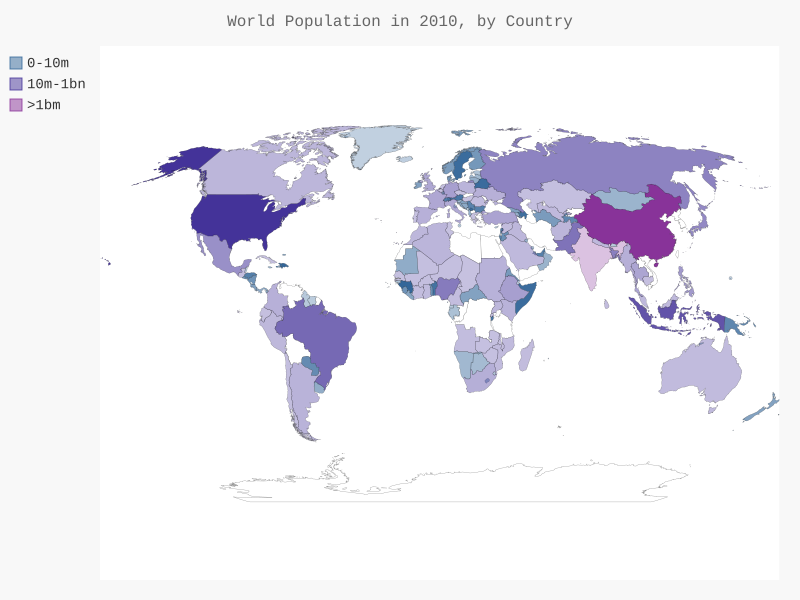

The Python source for this figure:
#! python3
# -*- coding:utf-8 -*-
import json
from country_codes import get_country_code
from pygal.maps.world import World
from pygal.style import LightColorizedStyle as LCS, RotateStyle as RS

# 将数据加载到一个列表中
filename = 'population_data.json'
with open(filename) as f:
    pop_data = json.load(f)

# 创建一个包含世界人口数的字典
cc_populations = {}
for pop_dict in pop_data:
    if pop_dict['Year'] == '2010':
        country_name = pop_dict['Country Name']
        population = int(float(pop_dict['Value']))

        code = get_country_code(country_name)
        if code:
            cc_populations[code] = population

# 根据人口数分三组
cc_pops_1, cc_pops_2, cc_pops_3 = {}, {}, {}
for cc, pop in cc_populations.items():
    if pop < 10000000:
        cc_pops_1[cc] = pop
    elif pop < 1000000000:
        cc_pops_2[cc] = pop
    else:
        cc_pops_3[cc] = pop

# 统计每个分组的国家数
print('分组信息为：', len(cc_pops_1), len(cc_pops_2), len(cc_pops_3))

wm_style = RS('#336699', base_style=LCS)
wm = World(style = wm_style)
wm.title = 'World Population in 2010, by Country'


wm.add('0-10m', cc_pops_1)
wm.add('10m-1bn', cc_pops_2)
wm.add('>1bm', cc_pops_3)

wm.render_to_file('world_population.svg')
